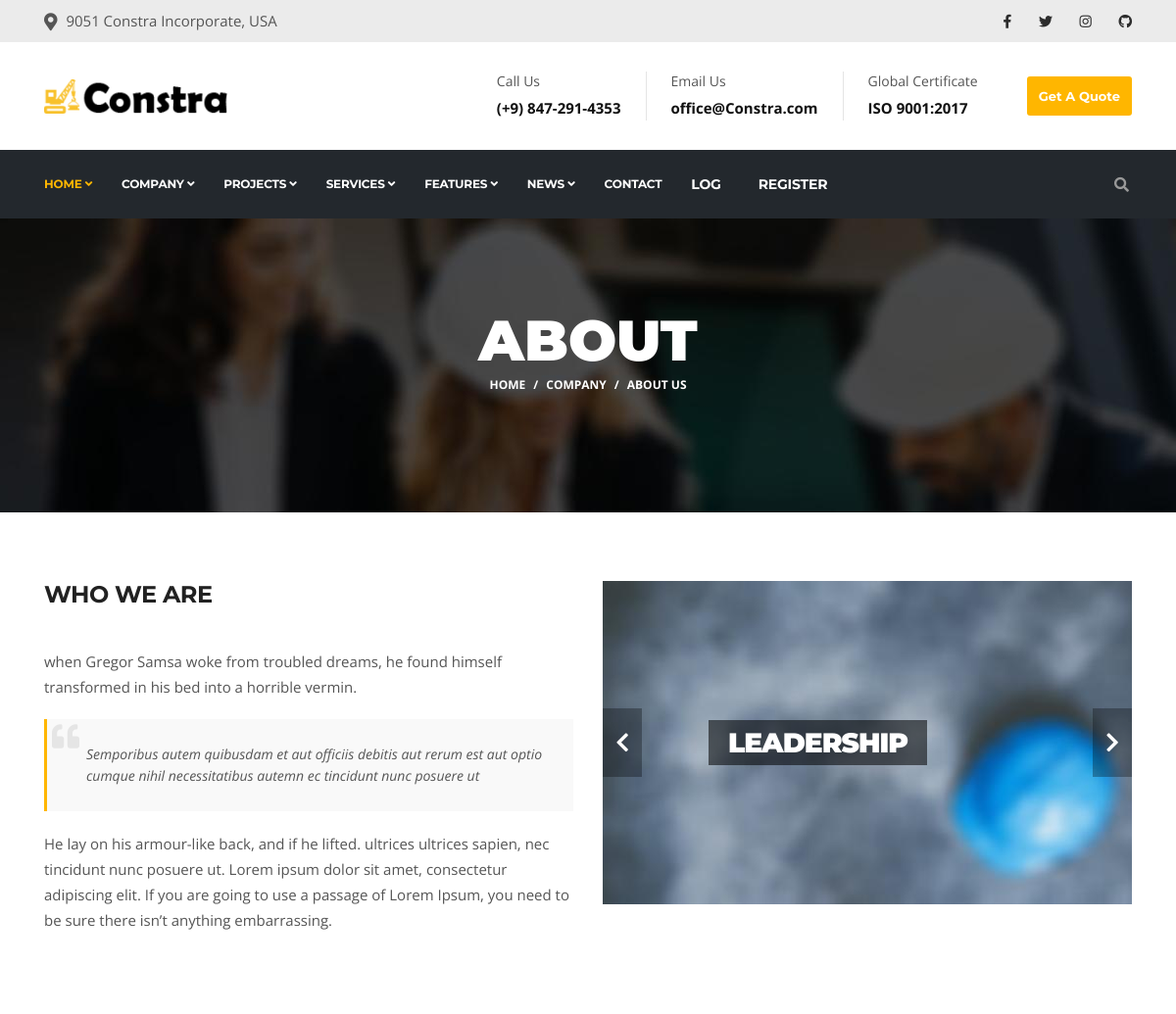
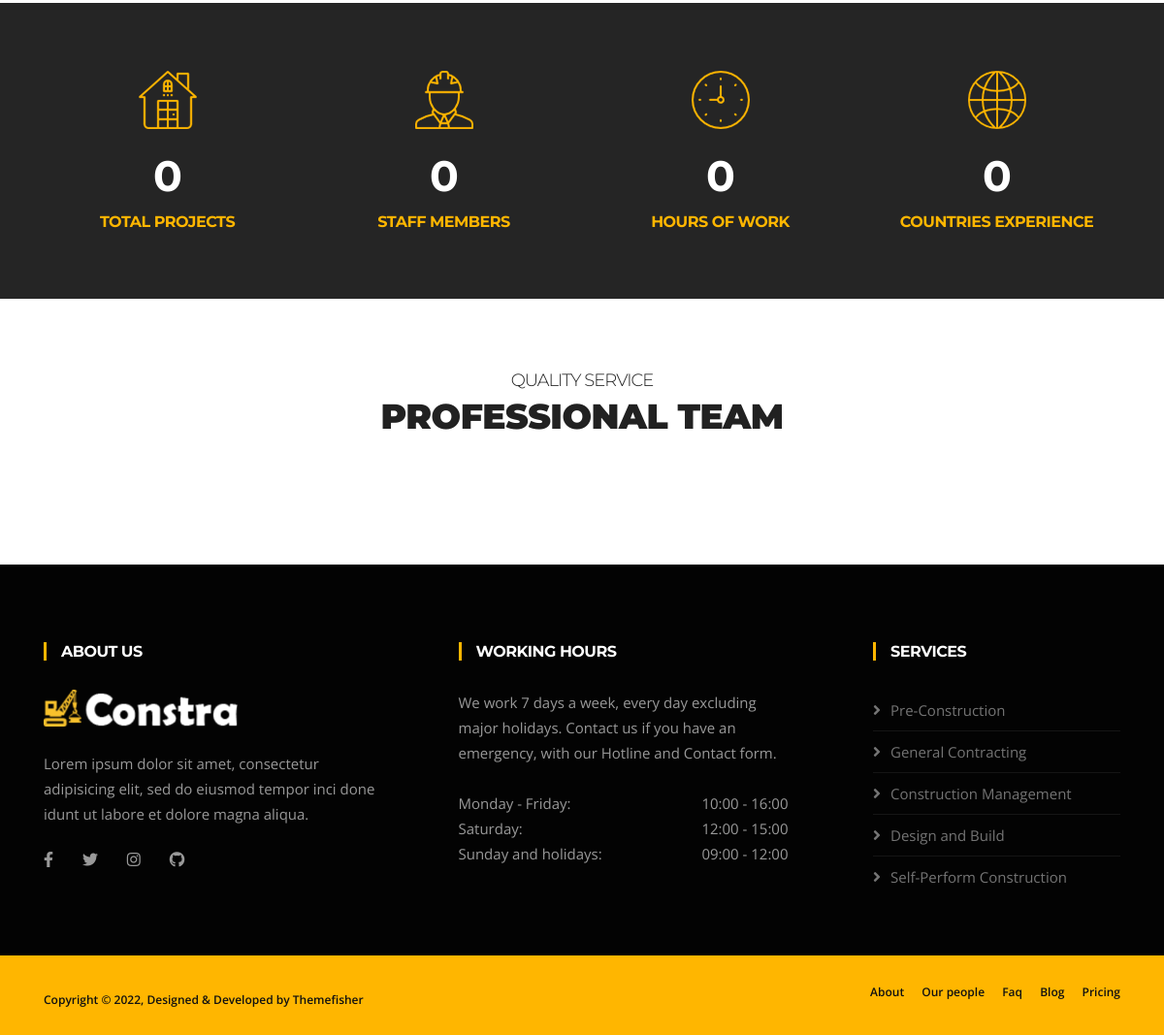
The page /about/ on the database its author committed (2 pictures, top to bottom).
### home/models.py (models this page shows, shortened)
class CommonInfo(models.Model):
    name = models.CharField(max_length=100)
    about = models.TextField(default='Nats Stenman began his career in construction with boots on the ground')
    class Meta:
        abstract = True

class Fact(CommonInfo):
    about = None
    number = models.IntegerField()
    image = models.ImageField(upload_to='images/icon-image/')

### home/views.py (the view)
# urls.py: path('about/', about_view, name='about'),
def about_view(request):
    context = {
        'facts': Fact.objects.all(),
    }
    return render(request, 'about/about.html', context)

### templates/about/about.html (shortened to what this page needs)
{% extends 'base/base.html' %}
{% load static %}
{% block content %}
<div id="banner-area" class="banner-area" style="background-image:url({% static 'images/banner/banner1.jpg'%})">
  <div class="banner-text">
    <div class="container">
        <div class="row">
          <div class="col-lg-12">
              <div class="banner-heading">
                <h1 class="banner-title">About</h1>
                <nav aria-label="breadcrumb">
                    <ol class="breadcrumb justify-content-center">
                      <li class="breadcrumb-item"><a href="{% url 'home:home' %}">Home</a></li>
                      <li class="breadcrumb-item"><a href="#">company</a></li>
                      <li class="breadcrumb-item active" aria-current="page">About Us</li>
                    </ol>
                </nav>
              </div>
          </div>
        </div>
    </div>
  </div>
</div>
<section id="main-container" class="main-container">
  <div class="container">
    <div class="row">
        <div class="col-lg-6">
          <h3 class="column-title">Who We Are</h3>
          <p>when Gregor Samsa woke from troubled dreams, he found himself transformed in his bed into a horrible vermin.</p>
          <blockquote><p>Semporibus autem quibusdam et aut officiis debitis aut rerum est aut optio cumque nihil necessitatibus autemn ec tincidunt nunc posuere ut</p></blockquote>
          <p>He lay on his armour-like  back, and if he lifted. ultrices ultrices sapien, nec tincidunt nunc posuere ut. Lorem ipsum dolor sit amet, consectetur adipiscing elit. If you are going to use a passage of Lorem Ipsum, you need to be sure there isn’t anything embarrassing.</p>
        </div>
        <div class="col-lg-6 mt-5 mt-lg-0">
          <div id="page-slider" class="page-slider small-bg">
              <div class="item" style="background-image:url({% static 'images/slider-pages/slide-page1.jpg'%})">
                <div class="container">
                    <div class="box-slider-content">
                      <div class="box-slider-text">
                          <h2 class="box-slide-title">Leadership</h2>
                      </div>
                    </div>
                </div>
              </div>
          </div>
        </div>
    </div>
  </div>
</section>
{% include "home/facts.html" %}
{% include "team/team-list.html" %}
{% endblock %}

### templates/home/facts.html
{% load static %}
<section id="facts" class="facts-area dark-bg">
  <div class="container">
    <div class="facts-wrapper">
        <div class="row">
        {% for f in facts %}
          <div class="col-md-3 col-sm-6 ts-facts">
              <div class="ts-facts-img">
                <img loading="lazy" src="{{f.image.url}}" alt="facts-img">
              </div>
              <div class="ts-facts-content">
                <h2 class="ts-facts-num"><span class="counterUp" data-count="{{f.number}}">0</span></h2>
                <h3 class="ts-facts-title">{{f.name}}</h3>
              </div>
          </div>
          {% endfor %}
        </div>
    </div>
  </div>
</section>

### static/css/style.css (style rules this page uses)
body { background: #fff; color: #555; }
body, p { font-family: "Open Sans", sans-serif; text-rendering: optimizeLegibility; -webkit-font-smoothing: antialiased !important; line-height: 26px; font-size: 15px; }
h1, h2, h3, h4, h5, h6 { color: #212121; font-weight: 700; font-family: 'Montserrat', sans-serif; text-rendering: optimizeLegibility; -webkit-font-smoothing: antialiased !important; }
h1 { font-size: 36px; line-height: 48px; }
h2 { font-size: 28px; line-height: 36px; text-transform: uppercase; letter-spacing: -1px; }
h3 { font-size: 24px; margin-bottom: 20px; text-transform: uppercase; letter-spacing: -.5px; }
html { overflow-x: hidden !important; width: 100%; height: 100%; position: relative; -webkit-font-smoothing: antialiased; text-rendering: optimizeLegibility; }
body { border: 0; margin: 0; padding: 0; }
a:link, a:visited { text-decoration: none; }
a { color: inherit; transition: .2s ease; }
section, .section-padding { padding: 70px 0; position: relative; }
.dark-bg { background: #252525; color: #fff; }
.dark-bg h2, .dark-bg h3 { color: #fff; }
.column-title { margin: 0 0 40px; }
blockquote { padding: 25px; margin: 20px 0; background: #f9f9f9; position: relative; border-left: 3px solid #ffb600; padding-left: 40px; }
blockquote:before { content: "\f10d"; font-family: "Font Awesome 5 Free"; position: absolute; font-size: 28px; color: #E5E5E5; top: 5px; left: 5px; font-weight: 700; z-index: 0; }
blockquote p { font-size: 14px; line-height: 22px; position: relative; z-index: 1; font-style: italic; margin-bottom: 0; }
.slick-slide { outline: 0; }
.box-slider-content { top: 50%; padding: 0; position: absolute; width: 100%; -webkit-transform: translateY(-50%); transform: translateY(-50%); }
.box-slider-text { background: #111; background: rgba(0, 0, 0, 0.65); display: inline-block; padding: 20px 30px; max-width: 650px; }
.box-slide-title { font-size: 18px; font-weight: 300; margin: 0; color: #fff; }
.facts-wrapper { text-align: center; }
.facts-wrapper .ts-facts { color: #fff; }
.ts-facts .ts-facts-content .ts-facts-num { color: #fff; font-size: 44px; margin: 30px 0 20px; }
.ts-facts .ts-facts-content .ts-facts-title { font-size: 16px; color: #ffb600; margin: 0; }
.banner-area { position: relative; min-height: 300px; color: #fff; background-position: 50% 50%; background-size: cover; }
.banner-title { color: #fff; text-transform: uppercase; font-size: 58px; font-weight: 900; }
.banner-text { position: absolute; top: 50%; left: 0; right: 0; max-width: 1170px; margin: 0 auto; width: 100%; z-index: 1; -webkit-transform: translateY(-50%); transform: translateY(-50%); }
.banner-heading { text-align: center; }
.breadcrumb { padding: 0; background: none; font-weight: 700; text-transform: uppercase; font-size: 12px; }
.breadcrumb li a, .breadcrumb .breadcrumb-item, .breadcrumb li a:focus, .breadcrumb li a:hover { color: #fff !important; }
.breadcrumb .breadcrumb-item + .breadcrumb-item::before { color: #fff; }
.page-slider.small-bg .item { min-height: 330px; background-size: cover; }
.page-slider.small-bg .box-slider-content { left: 20%; }
.page-slider.small-bg .box-slider-text { background: rgba(0, 0, 0, 0.55); padding: 5px 20px; }
.page-slider.small-bg .box-slide-title { font-size: 28px; color: #fff; font-weight: 900; }

### rows shown on the page
Fact: image (picture), name "TOTAL PROJECTS"
Fact: image (picture), name "STAFF MEMBERS"
Fact: image (picture), name "HOURS OF WORK"
Fact: image (picture), name "COUNTRIES EXPERIENCE"
